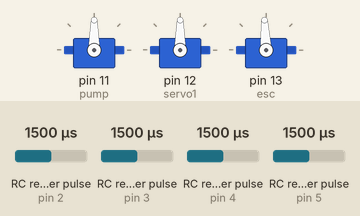
A sketch run on a simulated Arduino Uno, built with avr-gcc and run on an emulated ATmega328P. Shown: 3 × servo. Wiring (inferred from the names in the program): 4 × RC receiver channel: data pin 2 / data pin 3 / data pin 4 / data pin 5. The inputs (shaded band) are chosen by the test bench; at power-on: RC receiver pulse (sensors on pin 4, pin 2, pin 3, pin 5) 1500 µs. What the sketch prints to the serial monitor is not drawn.

Above: at 6.2 s.
6.3 s: RC receiver pulse (sensor on pin 4) set to 1020 µs
At 7.2 s:
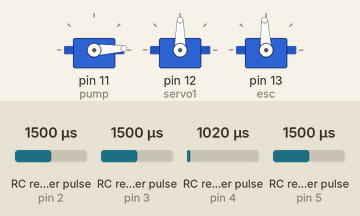
7.8 s: RC receiver pulse (sensor on pin 2) set to 1020 µs
At 9.1 s:
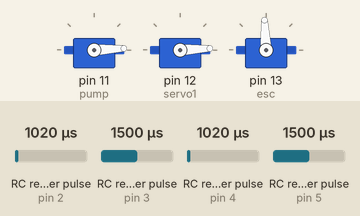
9.4 s: RC receiver pulse (sensor on pin 3) set to 1980 µs
At 9.9 s:
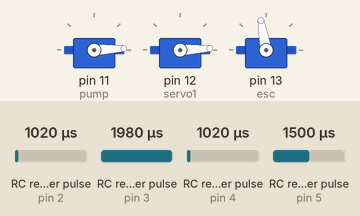
11.0 s: RC receiver pulse (sensor on pin 2) set to 1250 µs
At 11.8 s:
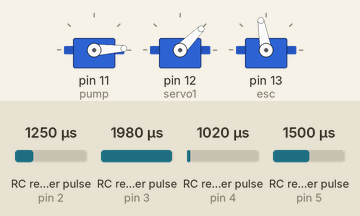
12.6 s: RC receiver pulse (sensor on pin 4) set to 1250 µs
At 13.2 s:
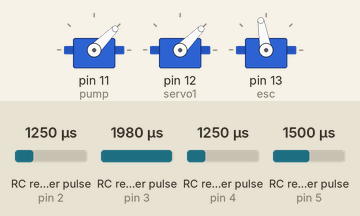
14.1 s: RC receiver pulse (sensor on pin 3) set to 1020 µs
At 15.1 s:
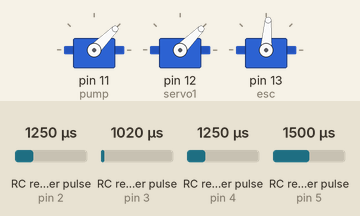
Timing chart, 0 to 16.7 s (numbered marks = the images above; inputs shaded):
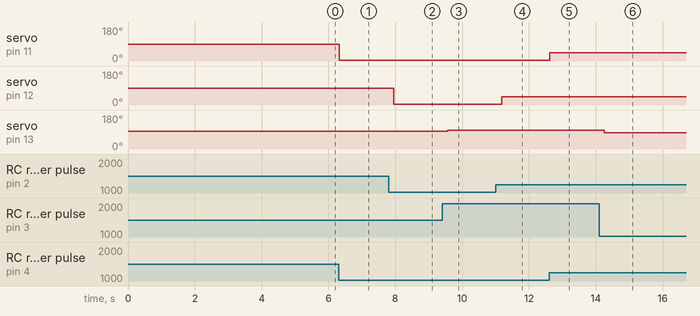

The sketch:

RovCode.ino
```cpp
#include <Servo.h> // Include the Servo library

// Pin assignments for RC channels
const int channelPins[] = {2, 3, 4, 5}; // Channel 1-4 inputs
const int numChannels = 4;              // Number of channels
unsigned long channelValues[numChannels]; // Store channel values

// Initialize Servo/Thruster variables
Servo pump;
Servo servo1;
Servo esc;

void setup() {
  Serial.begin(9600); // Start serial communication

  // Configure pins as inputs
  for (int i = 0; i < numChannels; i++) {
    pinMode(channelPins[i], INPUT);
  }

  // Attach servo and ESC
  pump.attach(11); // Pump on pin 11
  servo1.attach(12); // Servo Rudder on pin 12
  esc.attach(13);    // ESC Thruster on pin 13

  // Neutral signal for ESC to initialize
  esc.writeMicroseconds(1500);
  delay(5000); // Allow ESC to initialize

  Serial.println("Reading RC Channel Values and Controlling Servos + Thruster:");
}

void loop() {
  // Read pulse widths and store in array
  for (int i = 0; i < numChannels; i++) {
    channelValues[i] = pulseIn(channelPins[i], HIGH);
  }

  // Map RC values (1000-2000 µs) to servo angles (0-180 degrees) and ESC PWM
  int pumpAngle = map(channelValues[2], 1000, 2000, 0, 180);  // Servo "Rudder" control
  int servo1Angle = map(channelValues[0], 1000, 2000, 0, 180);  // Servo "Rudder" control
  int escSignal = map(channelValues[1], 2000, 1000, 1575, 1425); // Thruster control (with restricted range to avoid overpowering)

  // Constrain values to the desired range
  pumpAngle = constrain(pumpAngle, 0, 180);
  servo1Angle = constrain(servo1Angle, 0, 180);
  escSignal = constrain(escSignal, 1000, 2000);

  // Move servo and ESC to the calculated positions
  pump.write(pumpAngle);
  servo1.write(servo1Angle);
  esc.writeMicroseconds(escSignal);

  // Print channel values and outputs
  for (int i = 0; i < numChannels; i++) {
    Serial.print("Ch ");
    Serial.print(i + 1);
    Serial.print(": ");
    Serial.print(channelValues[i]);
    Serial.print(" us");
    if (i < numChannels - 1) Serial.print(" | ");
  }
  Serial.print(" | Pump Signal: ");
  Serial.print(pumpAngle);
  Serial.print(" | Servo Angle: ");
  Serial.print(servo1Angle);
  Serial.print(" | Thruster Signal: ");
  Serial.println(escSignal);

  delay(100); // Small delay for readability
}
```

Measured:
- after the input at 6.3 s, servo on pin 11 (pump): 90° → 3° at once
- after the input at 7.8 s, servo on pin 12 (servo1): 90° → 3° after 0.15 s
- after the input at 9.4 s, servo on pin 13 (esc): 93° → 100° after 0.17 s
- after the input at 11.0 s, servo on pin 12 (servo1): 3° → 45° after 0.19 s
- after the input at 12.6 s, servo on pin 11 (pump): 3° → 45° at once
- after the input at 14.1 s, servo on pin 13 (esc): 100° → 86° after 0.15 s
